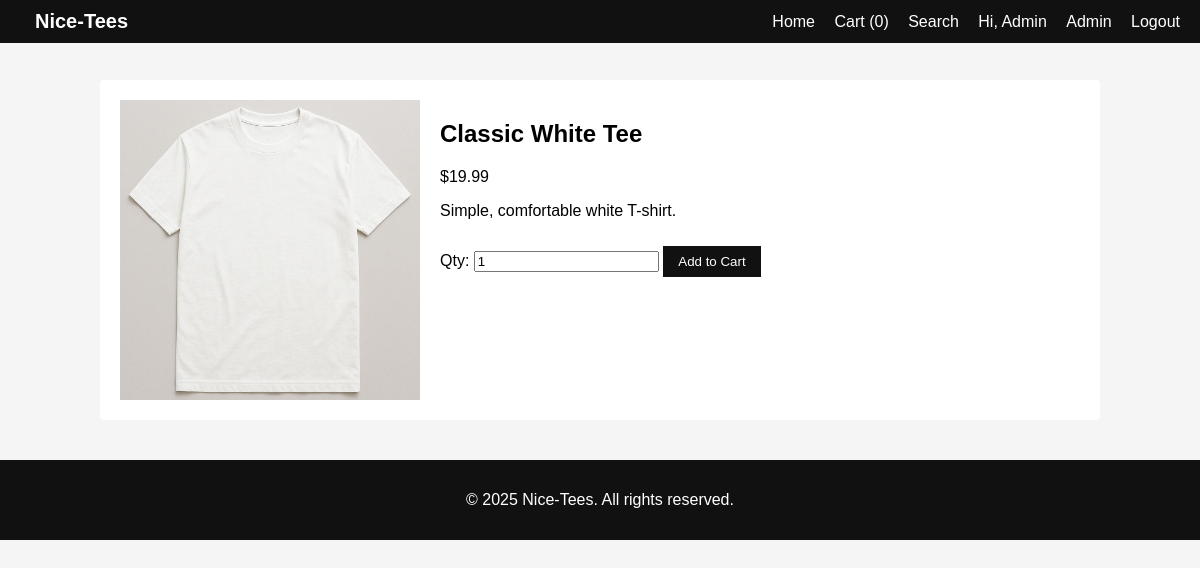
The page /product.php?id=1 (signed in) on the database its author committed.
### tables this page shows
CREATE TABLE products (
    id INT AUTO_INCREMENT PRIMARY KEY,
    name VARCHAR(150) NOT NULL,
    description TEXT,
    price DECIMAL(10,2) NOT NULL,
    image VARCHAR(255) DEFAULT NULL,
    category VARCHAR(100),
    created_at TIMESTAMP DEFAULT CURRENT_TIMESTAMP
);

### includes/functions.php (called while the page is built, shortened)
<?php
function clean($str): string {
    return htmlspecialchars((string)$str, ENT_QUOTES, 'UTF-8');
}

### public/product.php (the view, shortened to what this page needs)
<?php
require_once __DIR__ . '/../includes/functions.php';
$id = (int)$_GET['id'];
$stmt = $pdo->prepare("SELECT * FROM products WHERE id = ?");
$stmt->execute([$id]);
$product = $stmt->fetch();
include __DIR__ . '/../includes/header.php';
?>
<div class="product-detail">
    <img src="<?php echo BASE_URL; ?>/assets/img/<?php echo clean($product['image'] ?: 'placeholder.jpg'); ?>" alt="<?php echo clean($product['name']); ?>">
    <div>
        <h2><?php echo clean($product['name']); ?></h2>
        <p class="price">$<?php echo number_format((float)$product['price'], 2); ?></p>
        <p><?php echo nl2br(clean($product['description'])); ?></p>
        <form method="post" action="cart.php">
            <label>Qty:</label>
            <input type="number" name="quantity" value="1" min="1">
            <button type="submit">Add to Cart</button>
        </form>
    </div>
</div>
<?php include __DIR__ . '/../includes/footer.php'; ?>

### assets/css/style.css (style rules this page uses)
body { font-family: Arial, sans-serif; margin: 0; background: #f5f5f5; }
.btn-primary, button { background: #111; color: #fff; border: none; padding: 8px 15px; cursor: pointer; margin-top: 10px; display: inline-block; text-decoration: none; }
.product-detail { display: flex; gap: 20px; background: #fff; padding: 20px; border-radius: 4px; }
.product-detail img { width: 300px; height: 300px; object-fit: cover; }

### rows shown on the page
products: image (picture), name "Classic White Tee", price "19.99", description "Simple, comfortable white T-shirt."

### other values the page prints
array_sum($_SESSION['cart'] ?? []) "0"
$_SESSION['user_name'] "Admin"
